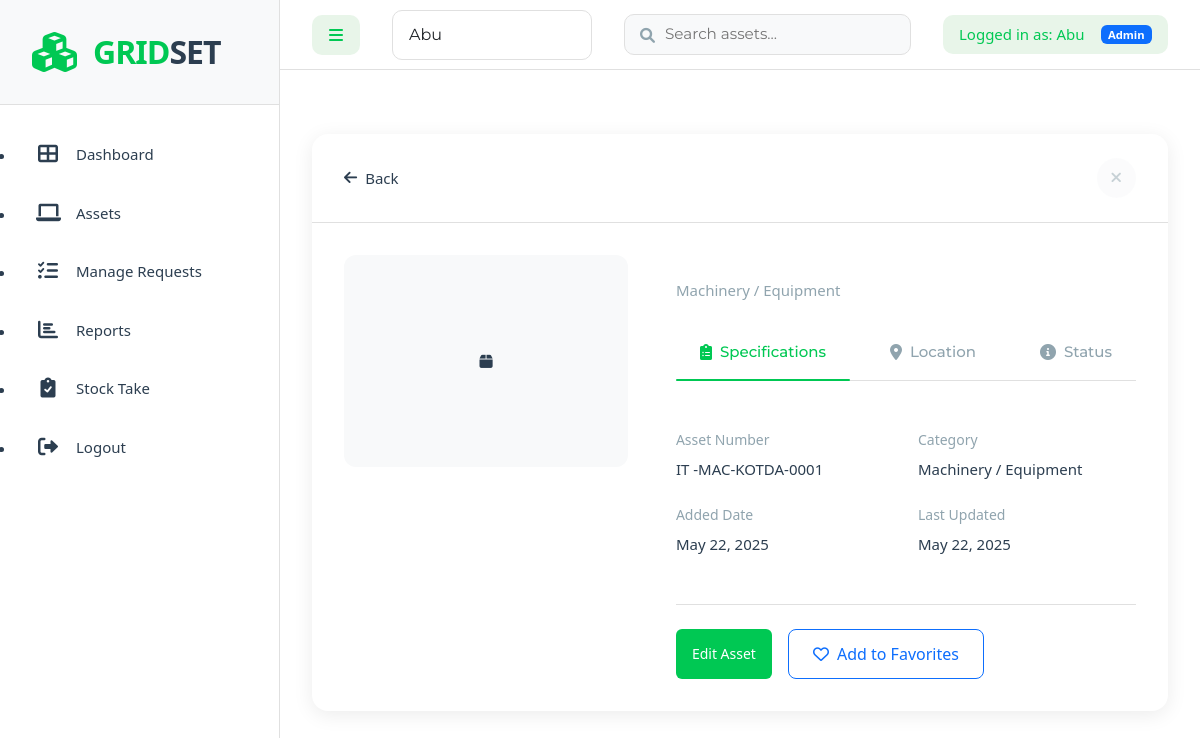
Page /assets/4/ (signed in) on the committed database.
### assets/models.py (models this page shows, shortened)
class Asset(models.Model):
    STATUS_CHOICES = [
        ('available', 'Available'),
        ('in_use', 'In Use'),
        ('maintenance', 'Under Maintenance'),
        ('retired', 'Retired')
    ]
    CATEGORY_CHOICES = [
        ('furniture', 'Furniture'),
        ('technology', 'Technology'),
        ('vehicles', 'Vehicles'),
        ('office_supplies', 'Office Supplies'),
        ('machinery', 'Machinery / Equipment')
    ]
    asset_no = models.CharField(max_length=50, unique=True, editable=False, default='TEMP-ASSET-0000')
    serial_no = models.CharField(max_length=100, null=True, blank=True)
    purchase_date = models.DateField(null=True, blank=True)
    purchase_cost = models.DecimalField(max_digits=12, decimal_places=2, null=True, blank=True)
    condition = models.CharField(max_length=100, null=True, blank=True)
    depreciation = models.DecimalField(max_digits=5, decimal_places=2, null=True, blank=True, help_text="Depreciation rate in %")
    supplier = models.CharField(max_length=255, null=True, blank=True)
    warranty = models.CharField(max_length=100, null=True, blank=True)
    description = models.TextField(blank=True)
    category = models.CharField(max_length=50, choices=CATEGORY_CHOICES)
    department = models.ForeignKey(Department, on_delete=models.CASCADE)
    status = models.CharField(max_length=20, choices=STATUS_CHOICES, default='available')
    assigned_to = models.ForeignKey(User, on_delete=models.SET_NULL, null=True, blank=True, related_name='assigned_assets')
    created_at = models.DateTimeField(auto_now_add=True)
    updated_at = models.DateTimeField(auto_now=True)
    image = models.ImageField(upload_to='assets/', null=True, blank=True)
    class Meta:
        ordering = ['-created_at']

### assets/views.py (the view)
# urls.py: path('assets/<int:pk>/', views.asset_detail, name='asset_detail'),
@login_required
def asset_detail(request, pk):
    asset = get_object_or_404(Asset, pk=pk)
    can_request = not AssetRequest.objects.filter(
        asset=asset,
        user=request.user,
        approved__isnull=True
    ).exists()
    return render(request, 'assets/asset_detail.html', {
        'asset': asset,
        'can_request': can_request
    })

### assets/models.py (called while the page is built)
    def __str__(self):
        return self.name

### assets/views.py (called while the page is built)
def get_context_data(request):
    context = {}
    if settings.DEBUG:
        context['available_users'] = User.objects.all().order_by('-is_staff', 'username')
        context['debug'] = True
    return context

### assets/templates/assets/asset_detail.html (shortened to what this page needs)
{% extends 'assets/base.html' %}
{% block content %}
<div class="modal-style-view">
    <div class="view-header">
        <div class="header-left">
            <a href="{% url 'asset_list' %}" class="back-btn">
                <i class="fas fa-arrow-left"></i> Back
            </a>
        </div>
        <div class="header-right">
            <button class="btn-close" onclick="window.history.back()">
                <i class="fas fa-times"></i>
            </button>
        </div>
    </div>
    <div class="view-content">
        <div class="asset-gallery">
            <div class="main-image">
                {% if asset.image %}
                    <img src="{{ asset.image.url }}" alt="{{ asset.name }}">
                {% else %}
                    <div class="placeholder-image">
                        <i class="fas fa-box"></i>
                    </div>
                {% endif %}
            </div>
        </div>
        <div class="asset-details">
            <p class="asset-category">{{ asset.get_category_display }}</p>
            <div class="detail-tabs">
                <div class="tab-list">
                    <button type="button" class="tab-btn active" onclick="switchTab('specifications')">
                        <i class="fas fa-clipboard-list"></i>
                        Specifications
                    </button>
                    <button type="button" class="tab-btn" onclick="switchTab('location')">
                        <i class="fas fa-map-marker-alt"></i>
                        Location
                    </button>
                    <button type="button" class="tab-btn" onclick="switchTab('status')">
                        <i class="fas fa-info-circle"></i>
                        Status
                    </button>
                </div>
                <div class="tab-content">
                    <div id="specifications" class="tab-pane active">
                        <div class="specs-grid">
                            <div class="spec-item">
                                <label>Asset Number</label>
                                <span>{{ asset.asset_no }}</span>
                            </div>
                            <div class="spec-item">
                                <label>Category</label>
                                <span>{{ asset.get_category_display }}</span>
                            </div>
                            <div class="spec-item">
                                <label>Added Date</label>
                                <span>{{ asset.created_at|date:"M d, Y" }}</span>
                            </div>
                            <div class="spec-item">
                                <label>Last Updated</label>
                                <span>{{ asset.updated_at|date:"M d, Y" }}</span>
                            </div>
                        </div>
                    </div>
                </div>
            </div>
            <div class="action-row">
                {% if user.is_staff %}
                    <a href="{% url 'asset_update' pk=asset.pk %}" class="btn btn-primary">Edit Asset</a>
                {% else %}
                    {% if can_request %}
                        <a href="{% url 'request_asset' pk=asset.pk %}" class="btn btn-primary">Request Asset</a>
                    {% else %}
                        <button class="btn btn-secondary" disabled>Request Pending</button>
                    {% endif %}
                {% endif %}
                <button class="btn btn-outline-primary" id="favoriteBtn">
                    <i class="far fa-heart"></i> Add to Favorites
                </button>
            </div>
        </div>
    </div>
</div>
{% endblock %}

### assets/templates/assets/base.html (shortened to what this page needs)
{% load static %}
<!DOCTYPE html>
<html lang="en">
<head>
    <link href="https://cdn.jsdelivr.net/npm/bootstrap@5.3.2/dist/css/bootstrap.min.css" rel="stylesheet">
    <link href="https://cdnjs.cloudflare.com/ajax/libs/font-awesome/6.0.0/css/all.min.css" rel="stylesheet">
    <link rel="stylesheet" href="{% static 'styles.css' %}">
</head>
<body>
    <div class="app-wrapper">
        <nav id="sidebar">
            <div class="sidebar-header">
                <div class="logo">
                    <i class="fas fa-cubes logo-icon"></i>
                    <div class="logo-text">
                        <span class="logo-grid">GRID</span><span class="logo-set">SET</span>
                    </div>
                </div>
            </div>
            <ul class="sidebar-menu">
                <li class="{% if request.resolver_match.url_name == 'dashboard' %}active{% endif %}">
                    <a href="{% url 'dashboard' %}">
                        <i class="fas fa-th-large"></i>
                        <span>Dashboard</span>
                    </a>
                </li>
                <li class="{% if request.resolver_match.url_name == 'asset_list' %}active{% endif %}">
                    <a href="{% url 'asset_list' %}">
                        <i class="fas fa-laptop"></i>
                        <span>Assets</span>
                    </a>
                </li>
                {% if user.is_staff or user.is_superuser %}
                <li class="{% if request.resolver_match.url_name == 'manage_requests' %}active{% endif %}">
                    <a href="{% url 'manage_requests' %}">
                        <i class="fas fa-tasks"></i>
                        <span>Manage Requests</span>
                    </a>
                </li>
                {% endif %}
                <li class="{% if request.resolver_match.url_name == 'reports' %}active{% endif %}">
                    <a href="{% url 'reports' %}">
                        <i class="fas fa-chart-bar"></i>
                        <span>Reports</span>
                    </a>
                </li>
                {% if user.is_staff or user.is_superuser %}
                <li class="{% if request.resolver_match.url_name == 'stock_take_list' %}active{% endif %}">
                    <a href="{% url 'stock_take_list' %}">
                        <i class="fas fa-clipboard-check"></i>
                        <span>Stock Take</span>
                    </a>
                </li>
                {% endif %}
                <li>
                    <a href="{% url 'logout' %}">
                        <i class="fas fa-sign-out-alt"></i>
                        <span>Logout</span>
                    </a>
                </li>
            </ul>
        </nav>
        <div id="main-content">
            <nav class="top-nav">
                <div class="nav-left">
                    <button type="button" id="sidebarCollapse" class="btn">
                        <i class="fas fa-bars"></i>
                    </button>
                    {% if debug %}
                        <div class="user-switcher">
                            <form method="post" action="{% url 'switch_user' %}" class="user-switcher-form">
                                <select name="user_id" class="form-select" onchange="this.form.submit()">
                                    {% for user in available_users %}
                                        <option value="{{ user.id }}" {% if user == request.user %}selected{% endif %}>
                                            {{ user.get_full_name|default:user.username }}
                                        </option>
                                    {% endfor %}
                                </select>
                            </form>
                        </div>
                    {% endif %}
                    <div class="search-container">
                        <form method="get" action="{% url 'asset_list' %}" class="search-form">
                            <input
                                type="text"
                                name="q"
                                placeholder="Search assets..."
                                class="search-input"
                                value="{{ search_query|default:'' }}"
                                autocomplete="off"
                            >
                        </form>
                    </div>
                </div>
                <div class="nav-right">
                    <div class="current-user">
                        <span>Logged in as: {{ request.user.get_full_name|default:request.user.username }}</span>
                        {% if request.user.is_staff %}
                            <span class="badge bg-primary">Admin</span>
                        {% endif %}
                    </div>
                </div>
            </nav>
            <div class="content-wrapper">
                {% block content %}
                {% endblock %}
            </div>
        </div>
    </div>
</body>
</html>

### rows in the picture
Asset: category "Machinery / Equipment", asset_no "IT -MAC-KOTDA-0001", created_at "May 22, 2025", updated_at "May 22, 2025"

### other values in the picture
{{ request.user.get_full_name|default:request.user.username }} "Abu"
form field user_id "Abu"
